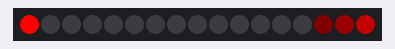
This program was run on a simulated ESP32 board running MicroPython. On the bench: 17 RGB LEDs in strip order, left to right. What the program prints to the serial console is not drawn.

Above: at 0.01 s.
At 0.62 s:
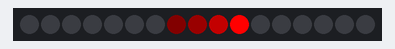
At 0.99 s:
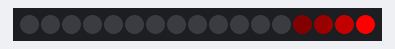
At 1.36 s:
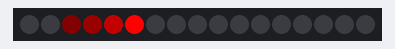

Measured:
- by itself, everything shown: repeats every 1.0 s, in 17 steps

The program:

Chase.py
```python
import neopixel
from machine import Pin
import time

# WS2812 ring — single red LED chasing around the ring with a fading trail
# Wiring: DIN → GP3, VCC → VBUS (5V), GND → GND

NUM_LEDS = 17
DATA_PIN  = 3
SPEED_MS  = 60   # ms per frame — lower = faster

# Trail brightness levels (head → tail)
_TRAIL = [255, 90, 25, 6]

_np = neopixel.NeoPixel(Pin(DATA_PIN), NUM_LEDS)


def _draw(head):
    for i in range(NUM_LEDS):
        dist = (head - i) % NUM_LEDS
        b = _TRAIL[dist] if dist < len(_TRAIL) else 0
        _np[i] = (b, 0, 0)
    _np.write()


def setup():
    for i in range(NUM_LEDS):
        _np[i] = (0, 0, 0)
    _np.write()
    print('Chase started')


_head = 0

def loop():
    global _head
    _draw(_head)
    _head = (_head + 1) % NUM_LEDS
    time.sleep_ms(SPEED_MS)


if __name__ == '__main__':
    try:
        setup()
        while True:
            loop()
    except (Exception, KeyboardInterrupt) as e:
        for i in range(NUM_LEDS):
            _np[i] = (0, 0, 0)
        _np.write()
        print(e)
```
